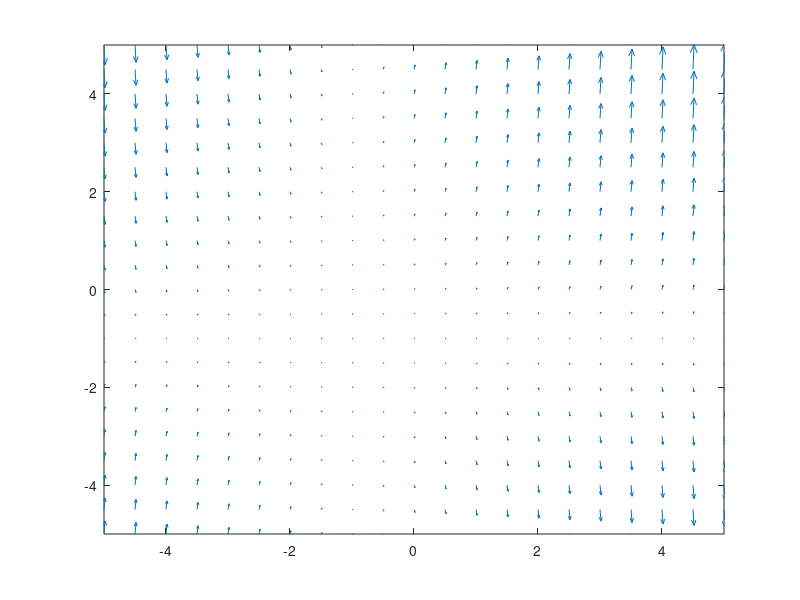

Reproduce this figure in MATLAB.
%zad1 a) y'=(y+1)(x+1)

[x, y] = meshgrid(-5:0.5:5);
u = ones(size(x));
v = (y+1).*(x+1);

quiver(x,y,u,v);
axis([-5,5,-5,5]);